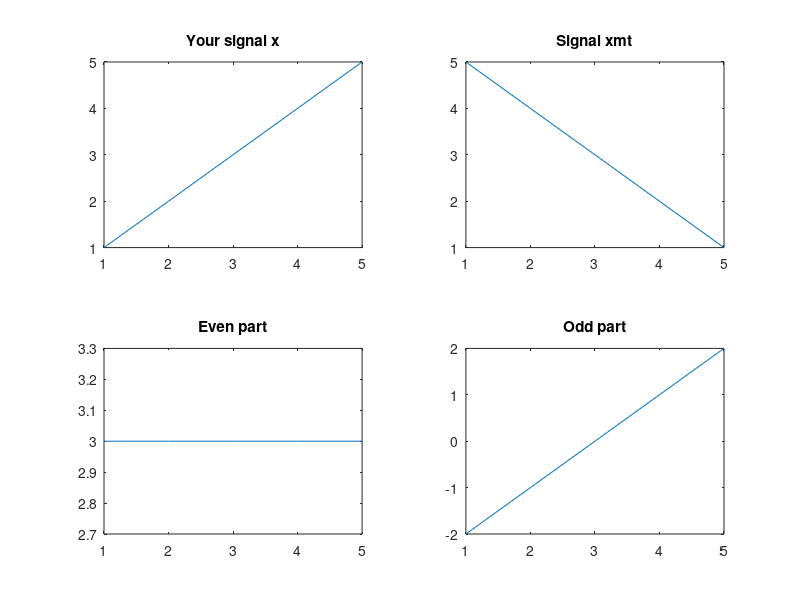

This chart was generated by the following MATLAB code:
clc;
clear all;
clf;

t = 1:5; %vector time

x=[1 2 3 4 5]; % Your signal

xmt=[fliplr(x(t>=0)) fliplr(x(t<0))];  % 	SIGNAL REVERSED

xe=0.5*(xmt+x);						   %	EVEN PART OF THE SIGNAL

xo=0.5*(x-xmt);						   %	ODD PART OF THE SIGNAL

subplot(2,2,1);

plot(t,x);

title('Your signal x');

subplot(2,2,2);

plot(t,xmt);

title('Signal xmt');

subplot(2,2,3);

plot(t,xe);

title('Even part');

subplot(2,2,4);

plot(t,xo);

title('Odd part');
